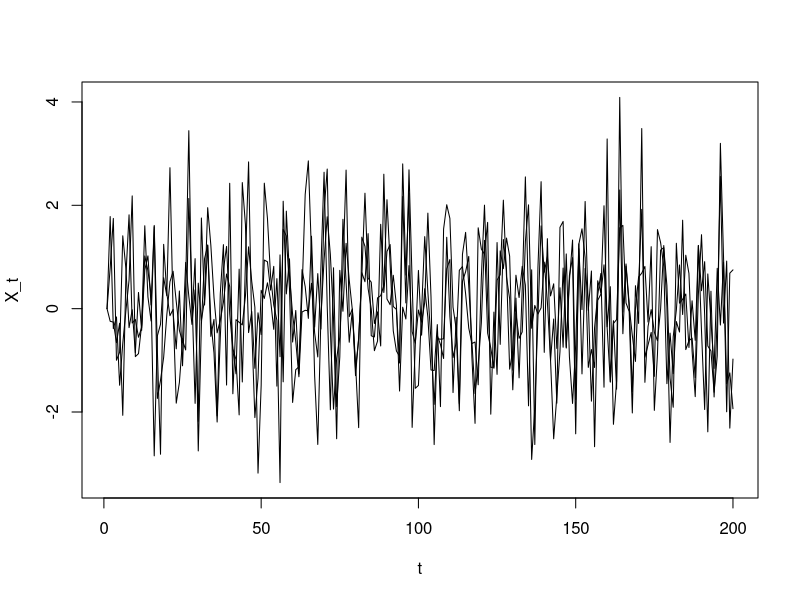

Generate this figure with R:
## ---- chunk 1
knitr::opts_chunk$set(echo = TRUE)
## ---- chunk 2

## ---- chunk 3
set.seed(123)
n <- 200

trajectoire_a <- function(n) {
  epsilon <- rnorm(n)
  X <- rep(0, n)
  for (t in 2:n) {
    X[t] <- sin(t) + epsilon[t] - 0.2 * epsilon[t - 1]
  }
  return(X)
}

X1 <- trajectoire_a(n)
X2 <- trajectoire_a(n)
X3 <- trajectoire_a(n)

plot(X1, type = "l", ylim = range(c(X1, X2, X3)), ylab = "X_t", xlab = "t")
lines(X2)
lines(X3)
